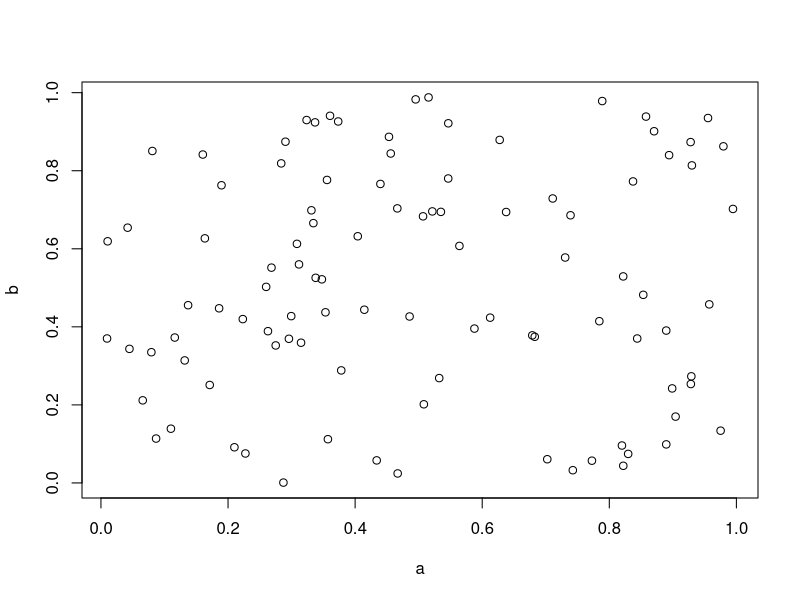

This figure's R source:
## ---- chunk 1

a <- runif(n=100)
b <- runif(n=100)
plot(a, b)

